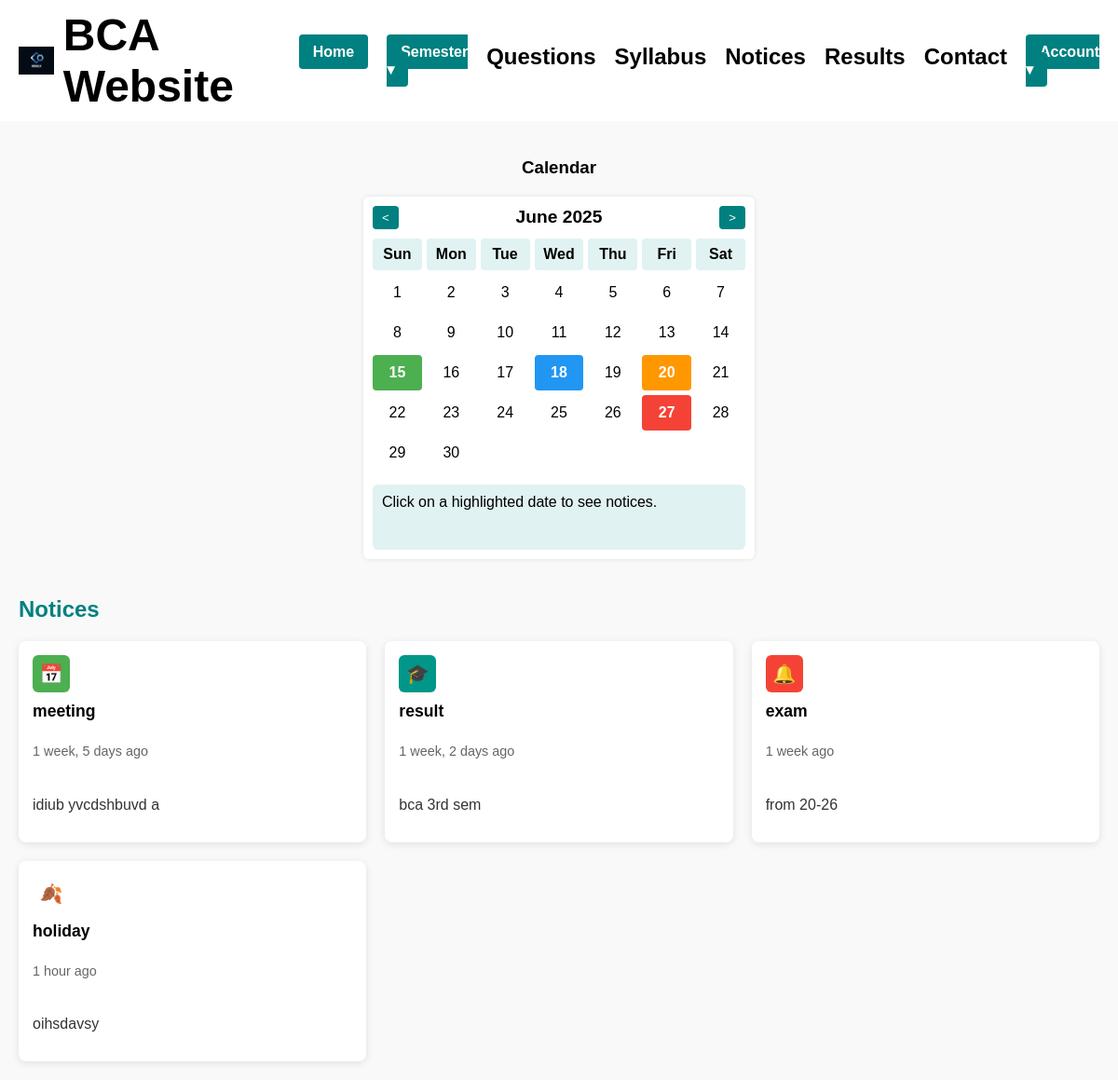
The page /notices/ on the database its author committed.
### mainapp/models.py (models this page shows, shortened)
class Notice(models.Model):
    NOTICE_TYPES = [
        ('program', 'Upcoming Program'),
        ('result', 'Result'),
        ('exam', 'Exam Date'),
        ('holiday', 'Holiday'),
        ('schedule', 'Class Schedule'),
    ]
    title = models.CharField(max_length=200)
    notice_type = models.CharField(max_length=20, choices=NOTICE_TYPES)
    description = models.TextField(blank=True)
    date = models.DateField()
    semester = models.ForeignKey(Semester, on_delete=models.SET_NULL, null=True, blank=True)

### mainapp/views.py (the view)
# urls.py: path('notices/', views.notices, name='notices'),
def notices(request):
    notices_qs = Notice.objects.all().order_by('-date')
    notices_data = {
        'upcoming_programs': list(notices_qs.filter(notice_type='program')),
        'results': list(notices_qs.filter(notice_type='result')),
        'exam_dates': list(notices_qs.filter(notice_type='exam')),
        'holidays': list(notices_qs.filter(notice_type='holiday')),
        'class_schedules': list(notices_qs.filter(notice_type='schedule')),
    }
    calendar_notices = {}
    for notice in notices_qs:
        date_str = notice.date.strftime('%Y-%m-%d')
        calendar_notices.setdefault(date_str, []).append({'title': notice.title, 'type': notice.notice_type})
    context = {
        'notices': notices_data,
        'notices_json': json.dumps(calendar_notices),
    }
    return render(request, 'mainapp/notices.html', context)

### templates/mainapp/notices.html (shortened to what this page needs)
{% load static %}
<!DOCTYPE html>
<html lang="en">
<head>
    <link rel="stylesheet" href="{% static 'css/style.css' %}" />
</head>
<body>
    <header>
        <div class="logo">
            <img src="{% static 'images/image.png' %}" alt="BCA Logo" class="logo-img" />
            <h1>BCA Website</h1>
        </div>
        <nav>
            <ul>
                <li class="dropdown">
                    <a href="{% url 'home' %}" class="dropbtn">Home</a>
                </li>
                <li class="dropdown">
                    <a href="#" class="dropbtn">Semester &#x25BE;</a>
                </li>
                <li><a href="#">Questions</a></li>
                <li><a href="#">Syllabus</a></li>
                <li><a href="{% url 'notices' %}">Notices</a></li>
                <li><a href="#">Results</a></li>
                <li><a href="{% url 'contact' %}">Contact</a></li>
                <li class="dropdown">
                    <a href="#" class="dropbtn">Account &#x25BE;</a>
                </li>
            </ul>
        </nav>
    </header>
    <main>
        <section class="calendar-section">
            <center><h3>Calendar</h3></center>
            <div class="calendar">
                <div class="calendar-header">
                    <button id="prevMonth"><</button>
                    <span id="monthYear"></span>
                    <button id="nextMonth">></button>
                </div>
                <div class="calendar-grid" id="calendarGrid">
                </div>
                <div class="notice-details" id="noticeDetails">
                    Click on a highlighted date to see notices.
                </div>
            </div>
        </section>
        <h2>Notices</h2>
        <div class="notice-grid">
            {% for category, notice_list in notices.items %}
                {% for notice in notice_list %}
                    <div class="notice-card">
                        <div class="notice-icon {{ notice.notice_type }}">
                            {% if notice.notice_type == 'program' %}
                                &#x1F4C5;
                            {% elif notice.notice_type == 'result' %}
                                &#x1F393;
                            {% elif notice.notice_type == 'exam' %}
                                &#x1F514;
                            {% elif notice.notice_type == 'schedule' %}
                                &#x1F4C6;
                            {% elif notice.notice_type == 'holiday' %}
                                &#x1F342;
                            {% else %}
                                &#x1F4DD;
                            {% endif %}
                        </div>
                        <p class="notice-title">{{ notice.title }}</p>
                        <p class="notice-timestamp">{{ notice.date|timesince }} ago</p>
                        <p class="notice-description">{{ notice.description }}</p>
                    </div>
                {% endfor %}
            {% endfor %}
        </div>
    </main>
</body>
</html>

### static/css/style.css (style rules this page uses)
body { font-family: Arial, sans-serif; margin: 0; padding: 0; }
header { background-color: white; color:black; padding: 10px 20px; display: flex; align-items: center; justify-content: space-between; }
header .logo { display: flex; align-items: center; }
header .logo h1 { margin: 0; }
.logo-img { height: 30px; width: auto; margin-right: 10px; }
nav ul { list-style: none; margin: 0; padding: 0; display: flex; }
nav ul li { margin-left: 20px; position: relative; }
nav ul li a { color: black; text-decoration: none; font-weight: bold; font-size: 24px; }
main { padding: 20px; }
.logo { font-size: 24px; font-weight: bold; }
ul { list-style: none; padding: 0; }
ul li { margin: 8px 0; }
a { text-decoration: none; color: #444; }

### templates/mainapp/notices.html (style rules this page uses)
body { font-family: Arial, sans-serif; background-color: #f9f9f9; }
h2 { color: #008080; }
.notice-grid { display: grid; grid-template-columns: repeat(auto-fill,minmax(280px,1fr)); gap: 20px; margin-top: 20px; }
.notice-card { background: white; border-radius: 8px; padding: 15px; box-shadow: 0 2px 8px rgba(0,0,0,0.1); display: flex; flex-direction: column; gap: 10px; }
.notice-icon { width: 40px; height: 40px; border-radius: 6px; display: flex; align-items: center; justify-content: center; color: white; font-size: 20px; }
.notice-icon.program { background-color: #4caf50; }
.notice-icon.result { background-color: #009688; }
.notice-icon.exam { background-color: #f44336; }
.notice-title { font-weight: bold; font-size: 1.1em; margin: 0; }
.notice-timestamp { font-size: 0.9em; color: #666; }
.notice-description { font-size: 1em; color: #333; }
.calendar { width: 100%; max-width: 400px; margin: 20px auto 40px auto; background: white; border-radius: 6px; box-shadow: 0 0 5px rgba(0,0,0,0.1); padding: 10px; }
.calendar-header { display: flex; justify-content: space-between; align-items: center; margin-bottom: 10px; }
.calendar-header button { background: #008080; color: white; border: none; padding: 5px 10px; border-radius: 4px; cursor: pointer; }
.calendar-header span { font-weight: bold; font-size: 1.2em; }
.calendar-grid { display: grid; grid-template-columns: repeat(7, 1fr); gap: 5px; }
.notice-details { margin-top: 15px; background: #e0f2f1; padding: 10px; border-radius: 6px; min-height: 50px; }
.dropdown { position: relative; display: inline-block; }
.dropbtn { cursor: pointer; padding: 10px 15px; background-color: #008080; color: white; border: none; border-radius: 4px; text-decoration: none; font-size: 1em; }

### rows shown on the page
Notice: title "meeting", date "1 week, 5 days", description "idiub yvcdshbuvd a"
Notice: title "result", date "1 week, 2 days", description "bca 3rd sem"
Notice: title "exam", date "1 week", description "from 20-26"
Notice: title "holiday", date "1 hour", description "oihsdavsy"
